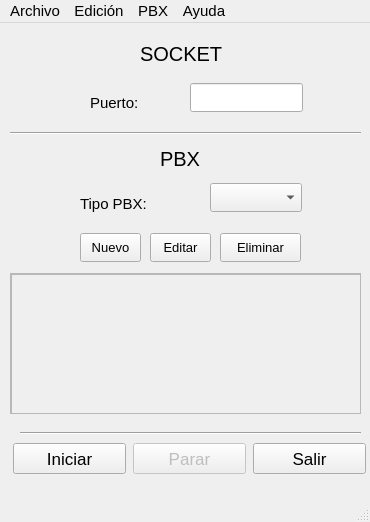
<?xml version="1.0" encoding="UTF-8"?>
<ui version="4.0">
 <class>GUIDesktop</class>
 <widget class="QMainWindow" name="GUIDesktop">
  <property name="geometry">
   <rect>
    <x>0</x>
    <y>0</y>
    <width>370</width>
    <height>522</height>
   </rect>
  </property>
  <property name="font">
   <font>
    <pointsize>11</pointsize>
   </font>
  </property>
  <property name="acceptDrops">
   <bool>false</bool>
  </property>
  <property name="windowTitle">
   <string notr="true">PBX-Viewer: Desktop</string>
  </property>
  <widget class="QWidget" name="centralwidget">
   <widget class="QLabel" name="label_Socket">
    <property name="geometry">
     <rect>
      <x>140</x>
      <y>20</y>
      <width>101</width>
      <height>21</height>
     </rect>
    </property>
    <property name="font">
     <font>
      <pointsize>15</pointsize>
     </font>
    </property>
    <property name="text">
     <string>SOCKET</string>
    </property>
   </widget>
   <widget class="QLabel" name="label_PBX">
    <property name="geometry">
     <rect>
      <x>160</x>
      <y>120</y>
      <width>51</width>
      <height>31</height>
     </rect>
    </property>
    <property name="font">
     <font>
      <pointsize>15</pointsize>
     </font>
    </property>
    <property name="text">
     <string>PBX</string>
    </property>
   </widget>
   <widget class="Line" name="linea_arriba">
    <property name="geometry">
     <rect>
      <x>10</x>
      <y>100</y>
      <width>351</width>
      <height>20</height>
     </rect>
    </property>
    <property name="orientation">
     <enum>Qt::Horizontal</enum>
    </property>
   </widget>
   <widget class="QLabel" name="label_puerto">
    <property name="geometry">
     <rect>
      <x>90</x>
      <y>70</y>
      <width>77</width>
      <height>19</height>
     </rect>
    </property>
    <property name="text">
     <string>Puerto: </string>
    </property>
   </widget>
   <widget class="QLineEdit" name="lineEdit_puerto">
    <property name="geometry">
     <rect>
      <x>190</x>
      <y>60</y>
      <width>113</width>
      <height>29</height>
     </rect>
    </property>
   </widget>
   <widget class="QLabel" name="label_tipoPBX">
    <property name="geometry">
     <rect>
      <x>80</x>
      <y>170</y>
      <width>91</width>
      <height>21</height>
     </rect>
    </property>
    <property name="text">
     <string>Tipo PBX: </string>
    </property>
   </widget>
   <widget class="QComboBox" name="comboB_pbxs">
    <property name="geometry">
     <rect>
      <x>210</x>
      <y>160</y>
      <width>92</width>
      <height>29</height>
     </rect>
    </property>
   </widget>
   <widget class="QPushButton" name="boton_iniciar">
    <property name="geometry">
     <rect>
      <x>13</x>
      <y>420</y>
      <width>113</width>
      <height>31</height>
     </rect>
    </property>
    <property name="font">
     <font>
      <pointsize>13</pointsize>
     </font>
    </property>
    <property name="text">
     <string>Iniciar</string>
    </property>
   </widget>
   <widget class="QPushButton" name="boton_parar">
    <property name="enabled">
     <bool>false</bool>
    </property>
    <property name="geometry">
     <rect>
      <x>133</x>
      <y>420</y>
      <width>113</width>
      <height>31</height>
     </rect>
    </property>
    <property name="font">
     <font>
      <pointsize>13</pointsize>
     </font>
    </property>
    <property name="text">
     <string>Parar</string>
    </property>
   </widget>
   <widget class="QPushButton" name="boton_salir">
    <property name="geometry">
     <rect>
      <x>253</x>
      <y>420</y>
      <width>113</width>
      <height>31</height>
     </rect>
    </property>
    <property name="font">
     <font>
      <pointsize>13</pointsize>
     </font>
    </property>
    <property name="text">
     <string>Salir</string>
    </property>
   </widget>
   <widget class="Line" name="linea_abajo">
    <property name="geometry">
     <rect>
      <x>20</x>
      <y>400</y>
      <width>341</width>
      <height>20</height>
     </rect>
    </property>
    <property name="orientation">
     <enum>Qt::Horizontal</enum>
    </property>
   </widget>
   <widget class="QPushButton" name="boton_nuevo">
    <property name="geometry">
     <rect>
      <x>80</x>
      <y>210</y>
      <width>61</width>
      <height>29</height>
     </rect>
    </property>
    <property name="font">
     <font>
      <pointsize>10</pointsize>
     </font>
    </property>
    <property name="text">
     <string>Nuevo</string>
    </property>
   </widget>
   <widget class="QPushButton" name="boton_editar">
    <property name="geometry">
     <rect>
      <x>150</x>
      <y>210</y>
      <width>61</width>
      <height>29</height>
     </rect>
    </property>
    <property name="font">
     <font>
      <pointsize>10</pointsize>
     </font>
    </property>
    <property name="text">
     <string>Editar</string>
    </property>
   </widget>
   <widget class="QPushButton" name="boton_eliminar">
    <property name="geometry">
     <rect>
      <x>220</x>
      <y>210</y>
      <width>81</width>
      <height>29</height>
     </rect>
    </property>
    <property name="font">
     <font>
      <pointsize>10</pointsize>
     </font>
    </property>
    <property name="text">
     <string>Eliminar</string>
    </property>
   </widget>
   <widget class="QScrollArea" name="scrollArea">
    <property name="geometry">
     <rect>
      <x>10</x>
      <y>250</y>
      <width>351</width>
      <height>141</height>
     </rect>
    </property>
    <property name="widgetResizable">
     <bool>true</bool>
    </property>
    <widget class="QWidget" name="scrollAreaWidgetContents">
     <property name="geometry">
      <rect>
       <x>0</x>
       <y>0</y>
       <width>349</width>
       <height>139</height>
      </rect>
     </property>
     <widget class="QPlainTextEdit" name="texarea">
      <property name="enabled">
       <bool>false</bool>
      </property>
      <property name="geometry">
       <rect>
        <x>0</x>
        <y>0</y>
        <width>351</width>
        <height>141</height>
       </rect>
      </property>
     </widget>
    </widget>
   </widget>
  </widget>
  <widget class="QMenuBar" name="menubar">
   <property name="geometry">
    <rect>
     <x>0</x>
     <y>0</y>
     <width>370</width>
     <height>24</height>
    </rect>
   </property>
   <widget class="QMenu" name="menuArchivo">
    <property name="title">
     <string>Archivo</string>
    </property>
    <addaction name="menuSalir"/>
   </widget>
   <widget class="QMenu" name="menuEdici_n">
    <property name="title">
     <string>Edición</string>
    </property>
    <widget class="QMenu" name="menuIdioma_2">
     <property name="title">
      <string>Idioma</string>
     </property>
     <addaction name="actionEspanol"/>
     <addaction name="actionIngles"/>
     <addaction name="actionPortugues"/>
    </widget>
    <addaction name="menuIdioma_2"/>
   </widget>
   <widget class="QMenu" name="menuPBX">
    <property name="title">
     <string>PBX</string>
    </property>
    <addaction name="menuNuevoPerfil"/>
    <addaction name="menuModificarPerfil"/>
    <addaction name="menuEliminarPerfil"/>
   </widget>
   <widget class="QMenu" name="menuAyuda">
    <property name="title">
     <string>Ayuda</string>
    </property>
    <addaction name="actionAyuda"/>
    <addaction name="menuAcercade"/>
    <addaction name="menuAcercadeQt"/>
   </widget>
   <addaction name="menuArchivo"/>
   <addaction name="menuEdici_n"/>
   <addaction name="menuPBX"/>
   <addaction name="menuAyuda"/>
  </widget>
  <widget class="QStatusBar" name="statusbar"/>
  <action name="menuSalir">
   <property name="text">
    <string>Salir</string>
   </property>
  </action>
  <action name="menuNuevoPerfil">
   <property name="text">
    <string>Nuevo Perfil</string>
   </property>
  </action>
  <action name="menuModificarPerfil">
   <property name="text">
    <string>Modificar Perfil</string>
   </property>
  </action>
  <action name="menuEliminarPerfil">
   <property name="checkable">
    <bool>false</bool>
   </property>
   <property name="text">
    <string>Eliminar Perfil</string>
   </property>
   <property name="font">
    <font>
     <pointsize>11</pointsize>
     <weight>50</weight>
     <bold>false</bold>
    </font>
   </property>
  </action>
  <action name="menuAcercade">
   <property name="text">
    <string>Acerca de</string>
   </property>
  </action>
  <action name="menuAcercadeQt">
   <property name="text">
    <string>Acerca de Qt</string>
   </property>
  </action>
  <action name="actionEspanol">
   <property name="checkable">
    <bool>true</bool>
   </property>
   <property name="checked">
    <bool>true</bool>
   </property>
   <property name="text">
    <string>Español</string>
   </property>
  </action>
  <action name="actionIngles">
   <property name="checkable">
    <bool>true</bool>
   </property>
   <property name="text">
    <string>Inglés</string>
   </property>
  </action>
  <action name="actionPortugues">
   <property name="checkable">
    <bool>true</bool>
   </property>
   <property name="text">
    <string>Portugués</string>
   </property>
  </action>
  <action name="actionAyuda">
   <property name="text">
    <string>Ayuda</string>
   </property>
  </action>
 </widget>
 <resources/>
 <connections>
  <connection>
   <sender>boton_salir</sender>
   <signal>clicked()</signal>
   <receiver>GUIDesktop</receiver>
   <slot>close()</slot>
   <hints>
    <hint type="sourcelabel">
     <x>307</x>
     <y>470</y>
    </hint>
    <hint type="destinationlabel">
     <x>352</x>
     <y>487</y>
    </hint>
   </hints>
  </connection>
  <connection>
   <sender>menuSalir</sender>
   <signal>activated()</signal>
   <receiver>GUIDesktop</receiver>
   <slot>close()</slot>
   <hints>
    <hint type="sourcelabel">
     <x>-1</x>
     <y>-1</y>
    </hint>
    <hint type="destinationlabel">
     <x>184</x>
     <y>260</y>
    </hint>
   </hints>
  </connection>
 </connections>
</ui>
